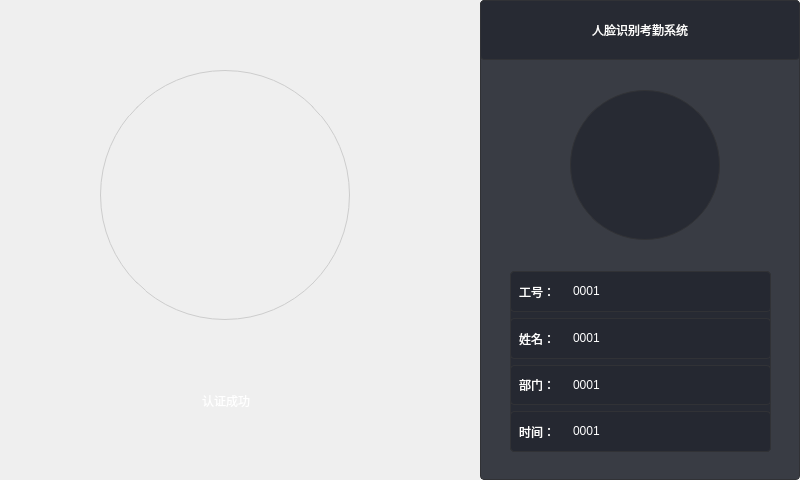
<?xml version="1.0" encoding="UTF-8"?>
<ui version="4.0">
 <class>FaceAttendance</class>
 <widget class="QMainWindow" name="FaceAttendance">
  <property name="geometry">
   <rect>
    <x>0</x>
    <y>0</y>
    <width>800</width>
    <height>480</height>
   </rect>
  </property>
  <property name="windowTitle">
   <string>FaceAttendance</string>
  </property>
  <widget class="QWidget" name="centralwidget">
   <widget class="QWidget" name="videoWidget" native="true">
    <property name="geometry">
     <rect>
      <x>0</x>
      <y>0</y>
      <width>480</width>
      <height>480</height>
     </rect>
    </property>
    <property name="styleSheet">
     <string notr="true"/>
    </property>
    <widget class="QWidget" name="widgetLb" native="true">
     <property name="geometry">
      <rect>
       <x>90</x>
       <y>380</y>
       <width>271</width>
       <height>41</height>
      </rect>
     </property>
     <property name="styleSheet">
      <string notr="true">
border-radius:15px;</string>
     </property>
     <layout class="QHBoxLayout" name="horizontalLayout">
      <item>
       <spacer name="horizontalSpacer">
        <property name="orientation">
         <enum>Qt::Orientation::Horizontal</enum>
        </property>
        <property name="sizeHint" stdset="0">
         <size>
          <width>91</width>
          <height>20</height>
         </size>
        </property>
       </spacer>
      </item>
      <item>
       <widget class="QLabel" name="label_2">
        <property name="styleSheet">
         <string notr="true">font: 25 16pt &quot;微软雅黑 Light&quot;;
color: rgb(255, 255, 255);
</string>
        </property>
        <property name="text">
         <string>认证成功</string>
        </property>
       </widget>
      </item>
      <item>
       <spacer name="horizontalSpacer_2">
        <property name="orientation">
         <enum>Qt::Orientation::Horizontal</enum>
        </property>
        <property name="sizeHint" stdset="0">
         <size>
          <width>90</width>
          <height>20</height>
         </size>
        </property>
       </spacer>
      </item>
     </layout>
    </widget>
    <widget class="QLabel" name="videoLb">
     <property name="geometry">
      <rect>
       <x>0</x>
       <y>0</y>
       <width>480</width>
       <height>480</height>
      </rect>
     </property>
     <property name="text">
      <string/>
     </property>
    </widget>
    <widget class="QLabel" name="headpicLb">
     <property name="geometry">
      <rect>
       <x>100</x>
       <y>70</y>
       <width>250</width>
       <height>250</height>
      </rect>
     </property>
     <property name="styleSheet">
      <string notr="true">QWidget{
    border:1px solid #cccccc;
    border-radius:4px;
	border-radius:125px
}
</string>
     </property>
     <property name="text">
      <string/>
     </property>
     <property name="alignment">
      <set>Qt::AlignmentFlag::AlignCenter</set>
     </property>
    </widget>
    <zorder>videoLb</zorder>
    <zorder>widgetLb</zorder>
    <zorder>headpicLb</zorder>
   </widget>
   <widget class="QWidget" name="widget_3" native="true">
    <property name="geometry">
     <rect>
      <x>480</x>
      <y>0</y>
      <width>320</width>
      <height>480</height>
     </rect>
    </property>
    <property name="styleSheet">
     <string notr="true">QWidget{
    border:1px solid #313236;
    border-radius:4px;
    background-color: rgba(37, 40, 49, 0.9);
}

</string>
    </property>
    <widget class="QLabel" name="titleLb">
     <property name="geometry">
      <rect>
       <x>0</x>
       <y>0</y>
       <width>320</width>
       <height>60</height>
      </rect>
     </property>
     <property name="styleSheet">
      <string notr="true">font: 16pt &quot;微软雅黑&quot;;
color:rgb(255, 255, 255)</string>
     </property>
     <property name="text">
      <string>人脸识别考勤系统</string>
     </property>
     <property name="alignment">
      <set>Qt::AlignmentFlag::AlignCenter</set>
     </property>
    </widget>
    <widget class="QLabel" name="headLb">
     <property name="geometry">
      <rect>
       <x>90</x>
       <y>90</y>
       <width>150</width>
       <height>150</height>
      </rect>
     </property>
     <property name="styleSheet">
      <string notr="true">border-radius:75px</string>
     </property>
     <property name="text">
      <string/>
     </property>
     <property name="alignment">
      <set>Qt::AlignmentFlag::AlignCenter</set>
     </property>
    </widget>
    <widget class="QWidget" name="layoutWidget">
     <property name="geometry">
      <rect>
       <x>30</x>
       <y>271</y>
       <width>261</width>
       <height>181</height>
      </rect>
     </property>
     <layout class="QVBoxLayout" name="verticalLayout">
      <item>
       <widget class="QWidget" name="widget_4" native="true">
        <property name="sizePolicy">
         <sizepolicy hsizetype="Preferred" vsizetype="Preferred">
          <horstretch>0</horstretch>
          <verstretch>0</verstretch>
         </sizepolicy>
        </property>
        <property name="styleSheet">
         <string notr="true">QWidget{
    border:1px solid #313236;
    border-radius:4px;
    background-color: rgba(37, 40, 49, 0.9);
}

QLabel{
    border:none;
    color: rgb(255, 255, 255);
	
	font: 13pt &quot;微软雅黑&quot;;
}

QLineEdit{
    border:none;
    color: rgb(255, 255, 255);
	font: 13pt &quot;微软雅黑&quot;;
}
</string>
        </property>
        <layout class="QHBoxLayout" name="horizontalLayout_2">
         <item>
          <widget class="QLabel" name="label_4">
           <property name="text">
            <string>工号：</string>
           </property>
           <property name="alignment">
            <set>Qt::AlignmentFlag::AlignCenter</set>
           </property>
          </widget>
         </item>
         <item>
          <spacer name="horizontalSpacer_3">
           <property name="orientation">
            <enum>Qt::Orientation::Horizontal</enum>
           </property>
           <property name="sizeType">
            <enum>QSizePolicy::Policy::Fixed</enum>
           </property>
           <property name="sizeHint" stdset="0">
            <size>
             <width>10</width>
             <height>20</height>
            </size>
           </property>
          </spacer>
         </item>
         <item>
          <widget class="QLineEdit" name="numberEdit">
           <property name="enabled">
            <bool>false</bool>
           </property>
           <property name="text">
            <string>0001</string>
           </property>
          </widget>
         </item>
        </layout>
       </widget>
      </item>
      <item>
       <widget class="QWidget" name="widget_5" native="true">
        <property name="sizePolicy">
         <sizepolicy hsizetype="Preferred" vsizetype="Preferred">
          <horstretch>0</horstretch>
          <verstretch>0</verstretch>
         </sizepolicy>
        </property>
        <property name="styleSheet">
         <string notr="true">QWidget{
    border:1px solid #313236;
    border-radius:4px;
    background-color: rgba(37, 40, 49, 0.9);
}

QLabel{
    border:none;
    color: rgb(255, 255, 255);
	
	font: 13pt &quot;微软雅黑&quot;;
}

QLineEdit{
    border:none;
    color: rgb(255, 255, 255);
	font: 13pt &quot;微软雅黑&quot;;
}
</string>
        </property>
        <layout class="QHBoxLayout" name="horizontalLayout_3">
         <item>
          <widget class="QLabel" name="label_5">
           <property name="text">
            <string>姓名：</string>
           </property>
           <property name="alignment">
            <set>Qt::AlignmentFlag::AlignCenter</set>
           </property>
          </widget>
         </item>
         <item>
          <spacer name="horizontalSpacer_4">
           <property name="orientation">
            <enum>Qt::Orientation::Horizontal</enum>
           </property>
           <property name="sizeType">
            <enum>QSizePolicy::Policy::Fixed</enum>
           </property>
           <property name="sizeHint" stdset="0">
            <size>
             <width>10</width>
             <height>20</height>
            </size>
           </property>
          </spacer>
         </item>
         <item>
          <widget class="QLineEdit" name="nameEdit">
           <property name="enabled">
            <bool>false</bool>
           </property>
           <property name="text">
            <string>0001</string>
           </property>
          </widget>
         </item>
        </layout>
       </widget>
      </item>
      <item>
       <widget class="QWidget" name="widget_6" native="true">
        <property name="sizePolicy">
         <sizepolicy hsizetype="Preferred" vsizetype="Preferred">
          <horstretch>0</horstretch>
          <verstretch>0</verstretch>
         </sizepolicy>
        </property>
        <property name="styleSheet">
         <string notr="true">QWidget{
    border:1px solid #313236;
    border-radius:4px;
    background-color: rgba(37, 40, 49, 0.9);
}

QLabel{
    border:none;
    color: rgb(255, 255, 255);
	
	font: 13pt &quot;微软雅黑&quot;;
}

QLineEdit{
    border:none;
    color: rgb(255, 255, 255);
	font: 13pt &quot;微软雅黑&quot;;
}
</string>
        </property>
        <layout class="QHBoxLayout" name="horizontalLayout_4">
         <item>
          <widget class="QLabel" name="label_6">
           <property name="text">
            <string>部门：</string>
           </property>
           <property name="alignment">
            <set>Qt::AlignmentFlag::AlignCenter</set>
           </property>
          </widget>
         </item>
         <item>
          <spacer name="horizontalSpacer_5">
           <property name="orientation">
            <enum>Qt::Orientation::Horizontal</enum>
           </property>
           <property name="sizeType">
            <enum>QSizePolicy::Policy::Fixed</enum>
           </property>
           <property name="sizeHint" stdset="0">
            <size>
             <width>10</width>
             <height>20</height>
            </size>
           </property>
          </spacer>
         </item>
         <item>
          <widget class="QLineEdit" name="departmentEdit">
           <property name="enabled">
            <bool>false</bool>
           </property>
           <property name="text">
            <string>0001</string>
           </property>
          </widget>
         </item>
        </layout>
       </widget>
      </item>
      <item>
       <widget class="QWidget" name="widget_7" native="true">
        <property name="sizePolicy">
         <sizepolicy hsizetype="Preferred" vsizetype="Preferred">
          <horstretch>0</horstretch>
          <verstretch>0</verstretch>
         </sizepolicy>
        </property>
        <property name="styleSheet">
         <string notr="true">QWidget{
    border:1px solid #313236;
    border-radius:4px;
    background-color: rgba(37, 40, 49, 0.9);
}

QLabel{
    border:none;
    color: rgb(255, 255, 255);
	
	font: 13pt &quot;微软雅黑&quot;;
}

QLineEdit{
    border:none;
    color: rgb(255, 255, 255);
	font: 13pt &quot;微软雅黑&quot;;
}
</string>
        </property>
        <layout class="QHBoxLayout" name="horizontalLayout_5">
         <item>
          <widget class="QLabel" name="label_7">
           <property name="text">
            <string>时间：</string>
           </property>
           <property name="alignment">
            <set>Qt::AlignmentFlag::AlignCenter</set>
           </property>
          </widget>
         </item>
         <item>
          <spacer name="horizontalSpacer_6">
           <property name="orientation">
            <enum>Qt::Orientation::Horizontal</enum>
           </property>
           <property name="sizeType">
            <enum>QSizePolicy::Policy::Fixed</enum>
           </property>
           <property name="sizeHint" stdset="0">
            <size>
             <width>10</width>
             <height>20</height>
            </size>
           </property>
          </spacer>
         </item>
         <item>
          <widget class="QLineEdit" name="timeEdit">
           <property name="enabled">
            <bool>false</bool>
           </property>
           <property name="styleSheet">
            <string notr="true">font: 12pt &quot;微软雅黑&quot;;</string>
           </property>
           <property name="text">
            <string>0001</string>
           </property>
          </widget>
         </item>
        </layout>
       </widget>
      </item>
     </layout>
    </widget>
   </widget>
  </widget>
 </widget>
 <resources/>
 <connections/>
</ui>
